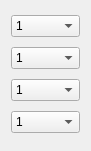
  <widget class="QWidget" name="verticalLayoutWidget_3">
   <property name="geometry">
    <rect>
     <x>190</x>
     <y>60</y>
     <width>91</width>
     <height>151</height>
    </rect>
   </property>
   <layout class="QVBoxLayout" name="verticalLayout_3">
    <item>
     <widget class="QComboBox" name="cb_hupnum_1_1">
      <item>
       <property name="text">
        <string>1</string>
       </property>
      </item>
      <item>
       <property name="text">
        <string>2</string>
       </property>
      </item>
      <item>
       <property name="text">
        <string>3</string>
       </property>
      </item>
      <item>
       <property name="text">
        <string>4</string>
       </property>
      </item>
      <item>
       <property name="text">
        <string>5</string>
       </property>
      </item>
     </widget>
    </item>
    <item>
     <widget class="QComboBox" name="cb_hupnum_1_2">
      <item>
       <property name="text">
        <string>1</string>
       </property>
      </item>
      <item>
       <property name="text">
        <string>2</string>
       </property>
      </item>
      <item>
       <property name="text">
        <string>3</string>
       </property>
      </item>
      <item>
       <property name="text">
        <string>4</string>
       </property>
      </item>
      <item>
       <property name="text">
        <string>5</string>
       </property>
      </item>
     </widget>
    </item>
    <item>
     <widget class="QComboBox" name="cb_hupnum_1_3">
      <item>
       <property name="text">
        <string>1</string>
       </property>
      </item>
      <item>
       <property name="text">
        <string>2</string>
       </property>
      </item>
      <item>
       <property name="text">
        <string>3</string>
       </property>
      </item>
      <item>
       <property name="text">
        <string>4</string>
       </property>
      </item>
      <item>
       <property name="text">
        <string>5</string>
       </property>
      </item>
     </widget>
    </item>
    <item>
     <widget class="QComboBox" name="cb_hupnum_1_4">
      <item>
       <property name="text">
        <string>1</string>
       </property>
      </item>
      <item>
       <property name="text">
        <string>2</string>
       </property>
      </item>
      <item>
       <property name="text">
        <string>3</string>
       </property>
      </item>
      <item>
       <property name="text">
        <string>4</string>
       </property>
      </item>
      <item>
       <property name="text">
        <string>5</string>
       </property>
      </item>
     </widget>
    </item>
   </layout>
  </widget>
